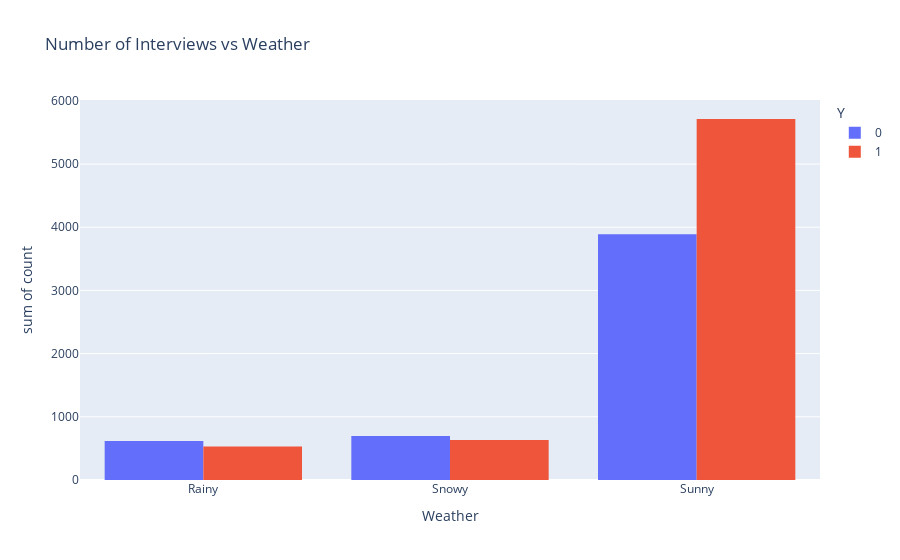

The code cell stored with this chart in its notebook:
### Code cell
# Create a histogram of number of interviews vs Weather
px.histogram(weather_count, x="weather",y="count",color="Y",barmode='group',
             title="Number of Interviews vs Weather", labels={"weather":"Weather"})

### Figure 1 — Plotly figure (JSON) as saved in the notebook; plotly's stock layout.template omitted (floating-point values rounded to 4 significant figures)
{"data": [{"alignmentgroup": "True", "bingroup": "x", "histfunc": "sum", "hovertemplate": "Y=0<br>Weather=%{x}<br>sum of count=%{y}<extra></extra>", "legendgroup": "0", "marker": {"color": "#636efa", "pattern": {"shape": ""}}, "name": "0", "offsetgroup": "0", "orientation": "v", "showlegend": true, "type": "histogram", "x": ["Rainy", "Snowy", "Sunny"], "xaxis": "x", "y": [617, 697, 3888], "yaxis": "y"}, {"alignmentgroup": "True", "bingroup": "x", "histfunc": "sum", "hovertemplate": "Y=1<br>Weather=%{x}<br>sum of count=%{y}<extra></extra>", "legendgroup": "1", "marker": {"color": "#EF553B", "pattern": {"shape": ""}}, "name": "1", "offsetgroup": "1", "orientation": "v", "showlegend": true, "type": "histogram", "x": ["Rainy", "Snowy", "Sunny"], "xaxis": "x", "y": [530, 634, 5713], "yaxis": "y"}], "layout": {"barmode": "group", "legend": {"title": {"text": "Y"}, "tracegroupgap": 0}, "title": {"text": "Number of Interviews vs Weather"}, "xaxis": {"anchor": "y", "domain": [0, 1], "title": {"text": "Weather"}}, "yaxis": {"anchor": "x", "domain": [0, 1], "title": {"text": "sum of count"}}}}
